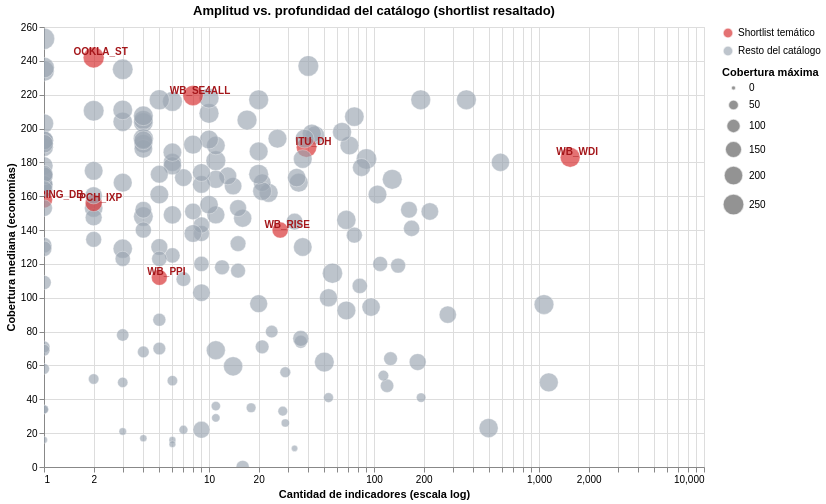

Notebook code for this chart:
### Markdown cell above
## 3. Scatter amplitud vs. profundidad

**Pregunta:** ¿las bases con más indicadores también cubren más economías?  
**Codificación:** `x = indicadores` (escala log), `y = cobertura mediana`, `tamaño = cobertura máxima`, color = pertenencia al shortlist temático.  
**Fuente:** `data/derived/database_summary.csv`.

El shortlist son las 8 bases del recorte datacenter / conectividad / energía / infraestructura (`PEERING_DB`, `PCH_IXP`, `OOKLA_ST`, `ITU_DH`, `WB_WDI`, `WB_SE4ALL`, `WB_RISE`, `WB_PPI`).

### Code cell
SHORTLIST = {
    "PEERING_DB": "Datacenters",
    "PCH_IXP": "IXPs",
    "OOKLA_ST": "Velocidad",
    "ITU_DH": "Conectividad",
    "WB_WDI": "Internet / energía",
    "WB_SE4ALL": "Energía",
    "WB_RISE": "Energía (política)",
    "WB_PPI": "Inversión infra",
}

databases["grupo"] = databases["database_id"].map(
    lambda db: "Shortlist temático" if db in SHORTLIST else "Resto del catálogo"
)
databases["shortlist_role"] = databases["database_id"].map(SHORTLIST).fillna("")

print(databases[databases["database_id"].isin(SHORTLIST)][
    ["database_id", "shortlist_role", "indicators", "coverage_median", "coverage_max"]
].sort_values("indicators", ascending=False).to_string(index=False))

base = (
    alt.Chart(databases)
    .mark_circle(opacity=0.65, stroke="white", strokeWidth=0.5)
    .encode(
        x=alt.X(
            "indicators:Q",
            title="Cantidad de indicadores (escala log)",
            scale=alt.Scale(type="log"),
        ),
        y=alt.Y("coverage_median:Q", title="Cobertura mediana (economías)"),
        size=alt.Size(
            "coverage_max:Q",
            title="Cobertura máxima",
            scale=alt.Scale(range=[20, 450]),
        ),
        color=alt.Color(
            "grupo:N",
            title=None,
            scale=alt.Scale(
                domain=["Shortlist temático", "Resto del catálogo"],
                range=["#d62728", "#9aa5b1"],
            ),
        ),
        tooltip=[
            alt.Tooltip("database_id:N", title="Base"),
            alt.Tooltip("shortlist_role:N", title="Rol en el shortlist"),
            alt.Tooltip("indicators:Q", title="Indicadores", format=","),
            alt.Tooltip("coverage_median:Q", title="Cobertura mediana"),
            alt.Tooltip("coverage_max:Q", title="Cobertura máxima"),
        ],
    )
)

labels = (
    alt.Chart(databases[databases["database_id"].isin(SHORTLIST)])
    .mark_text(dx=7, dy=-5, fontSize=10, fontWeight="bold")
    .encode(
        x="indicators:Q",
        y="coverage_median:Q",
        text="database_id:N",
        color=alt.value("#a4161a"),
    )
)

(base + labels).properties(
    width=660, height=440, title="Amplitud vs. profundidad del catálogo (shortlist resaltado)"
).interactive()

### Figure 1 — Vega-Lite specification as saved in the notebook (floating-point values rounded to 4 significant figures; data arrays with more than 128 entries replaced by an {"elided": "..."} marker saying what was removed)
{"config": {"view": {"continuousWidth": 300, "continuousHeight": 300}}, "layer": [{"data": {"name": "data-d0657655541c09a5e0b4defbe95546c6"}, "mark": {"type": "circle", "opacity": 0.65, "stroke": "white", "strokeWidth": 0.5}, "encoding": {"color": {"field": "grupo", "scale": {"domain": ["Shortlist temático", "Resto del catálogo"], "range": ["#d62728", "#9aa5b1"]}, "title": null, "type": "nominal"}, "size": {"field": "coverage_max", "scale": {"range": [20, 450]}, "title": "Cobertura máxima", "type": "quantitative"}, "tooltip": [{"field": "database_id", "title": "Base", "type": "nominal"}, {"field": "shortlist_role", "title": "Rol en el shortlist", "type": "nominal"}, {"field": "indicators", "format": ",", "title": "Indicadores", "type": "quantitative"}, {"field": "coverage_median", "title": "Cobertura mediana", "type": "quantitative"}, {"field": "coverage_max", "title": "Cobertura máxima", "type": "quantitative"}], "x": {"field": "indicators", "scale": {"type": "log"}, "title": "Cantidad de indicadores (escala log)", "type": "quantitative"}, "y": {"field": "coverage_median", "title": "Cobertura mediana (economías)", "type": "quantitative"}}, "name": "view_608c61c24180629a_0"}, {"data": {"name": "data-0de889911a3616749b44c56d6737dbb5"}, "mark": {"type": "text", "dx": 7, "dy": -5, "fontSize": 10, "fontWeight": "bold"}, "encoding": {"color": {"value": "#a4161a"}, "text": {"field": "database_id", "type": "nominal"}, "x": {"field": "indicators", "type": "quantitative"}, "y": {"field": "coverage_median", "type": "quantitative"}}}], "height": 440, "params": [{"name": "param_1e9efca18e7a2868", "select": {"type": "interval", "encodings": ["x", "y"]}, "bind": "scales", "views": ["view_608c61c24180629a_0"]}], "title": "Amplitud vs. profundidad del catálogo (shortlist resaltado)", "width": 660, "$schema": "https://vega.github.io/schema/vega-lite/v6.4.1.json", "datasets": {"data-d0657655541c09a5e0b4defbe95546c6": {"elided": "171 records"}, "data-0de889911a3616749b44c56d6737dbb5": [{"database_id": "WB_WDI", "database_name": "World Development Indicators (WDI)", "indicators": 1545, "periodicities": "Annual:1464|Unknown:48|Five-Year Interval:12|Triennial:9|Every two years:5|Ad hoc [adhoc]:4|Biennial:3", "coverage_min": 0, "coverage_median": 183.0, "coverage_max": 217, "span_start": "1960-12-31", "span_end": "2025-12-31", "top_l1_topics": "Education:165 | Economic Policy:100 | Gender:35", "regions": "AFE|AFW|EAS|ECS|LCN|MEA|NAC|SAS|SSF", "with_last_update": 0, "dominant_l1": "Education", "grupo": "Shortlist temático", "shortlist_role": "Internet / energía"}, {"database_id": "ITU_DH", "database_name": "ITU_DH", "indicators": 39, "periodicities": "Annual:39", "coverage_min": 32, "coverage_median": 189.0, "coverage_max": 230, "span_start": "2000-12-31", "span_end": "2025-12-31", "top_l1_topics": "Trade, Investment and Competitiveness:37 | Connectivity:32 | Digital Industry and Jobs:5", "regions": null, "with_last_update": 0, "dominant_l1": "Trade, Investment and Competitiveness", "grupo": "Shortlist temático", "shortlist_role": "Conectividad"}, {"database_id": "WB_RISE", "database_name": "WB_RISE", "indicators": 27, "periodicities": "Annual:27", "coverage_min": 56, "coverage_median": 140.0, "coverage_max": 140, "span_start": "2010-12-31", "span_end": "2023-12-31", "top_l1_topics": "Energy & Extractives:18 | Global Infrastructure Finance:1 | Urban, Resilience and Land:1", "regions": null, "with_last_update": 0, "dominant_l1": "Energy & Extractives", "grupo": "Shortlist temático", "shortlist_role": "Energía (política)"}, {"database_id": "WB_SE4ALL", "database_name": "WB_SE4ALL", "indicators": 8, "periodicities": "Annual:8", "coverage_min": 152, "coverage_median": 219.5, "coverage_max": 228, "span_start": "1990-12-31", "span_end": "2022-12-31", "top_l1_topics": "Energy & Extractives:8 | Global Infrastructure Finance:1 | Trade, Investment and Competitiveness:1", "regions": null, "with_last_update": 0, "dominant_l1": "Energy & Extractives", "grupo": "Shortlist temático", "shortlist_role": "Energía"}, {"database_id": "WB_PPI", "database_name": "WB_PPI", "indicators": 5, "periodicities": "Annual:5", "coverage_min": 69, "coverage_median": 112.0, "coverage_max": 133, "span_start": "1990-12-31", "span_end": "2024-12-31", "top_l1_topics": "Global Infrastructure Finance:5", "regions": null, "with_last_update": 0, "dominant_l1": "Global Infrastructure Finance", "grupo": "Shortlist temático", "shortlist_role": "Inversión infra"}, {"database_id": "OOKLA_ST", "database_name": "OOKLA_ST", "indicators": 2, "periodicities": "Annual:2", "coverage_min": 240, "coverage_median": 242.0, "coverage_max": 244, "span_start": "2019-12-31", "span_end": "2024-12-31", "top_l1_topics": null, "regions": null, "with_last_update": 0, "dominant_l1": "Sin clasificar", "grupo": "Shortlist temático", "shortlist_role": "Velocidad"}, {"database_id": "PCH_IXP", "database_name": "PCH_IXP", "indicators": 2, "periodicities": "Annual:2", "coverage_min": 156, "coverage_median": 156.0, "coverage_max": 156, "span_start": "2024-12-31", "span_end": "2024-12-31", "top_l1_topics": "Data Infrastructure:2", "regions": null, "with_last_update": 0, "dominant_l1": "Data Infrastructure", "grupo": "Shortlist temático", "shortlist_role": "IXPs"}, {"database_id": "PEERING_DB", "database_name": "PEERING_DB", "indicators": 1, "periodicities": "Annual:1", "coverage_min": 158, "coverage_median": 158.0, "coverage_max": 158, "span_start": "2023-12-31", "span_end": "2023-12-31", "top_l1_topics": "Artificial Intelligence:1 | Data Infrastructure:1", "regions": null, "with_last_update": 0, "dominant_l1": "Artificial Intelligence", "grupo": "Shortlist temático", "shortlist_role": "Datacenters"}]}}
